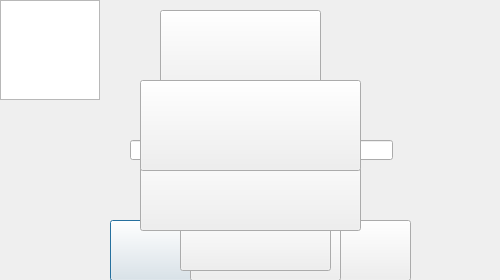
<?xml version="1.0" encoding="UTF-8"?>
<ui version="4.0">
 <class>menu</class>
 <widget class="QDialog" name="menu">
  <property name="geometry">
   <rect>
    <x>0</x>
    <y>0</y>
    <width>500</width>
    <height>280</height>
   </rect>
  </property>
  <property name="windowTitle">
   <string>Dialog</string>
  </property>
  <property name="whatsThis">
   <string>&lt;html&gt;&lt;head/&gt;&lt;body&gt;&lt;p&gt;&lt;br/&gt;&lt;/p&gt;&lt;/body&gt;&lt;/html&gt;</string>
  </property>
  <property name="styleSheet">
   <string notr="true"/>
  </property>
  <widget class="QPushButton" name="iniciar">
   <property name="geometry">
    <rect>
     <x>110</x>
     <y>220</y>
     <width>151</width>
     <height>61</height>
    </rect>
   </property>
   <property name="styleSheet">
    <string notr="true">border-image: url(:/imagenes2/INICIAR SESION.png);</string>
   </property>
   <property name="text">
    <string/>
   </property>
  </widget>
  <widget class="QPushButton" name="registro">
   <property name="geometry">
    <rect>
     <x>260</x>
     <y>220</y>
     <width>151</width>
     <height>61</height>
    </rect>
   </property>
   <property name="styleSheet">
    <string notr="true">border-image: url(:/imagenes2/NUEVA CUENTA.png);</string>
   </property>
   <property name="text">
    <string/>
   </property>
  </widget>
  <widget class="QLineEdit" name="uss">
   <property name="geometry">
    <rect>
     <x>130</x>
     <y>140</y>
     <width>113</width>
     <height>20</height>
    </rect>
   </property>
   <property name="styleSheet">
    <string notr="true">border-image: url(:/imagenes2/lineText.png);</string>
   </property>
  </widget>
  <widget class="QLineEdit" name="pass">
   <property name="geometry">
    <rect>
     <x>280</x>
     <y>140</y>
     <width>113</width>
     <height>20</height>
    </rect>
   </property>
   <property name="styleSheet">
    <string notr="true">border-image: url(:/imagenes2/lineText.png);</string>
   </property>
   <property name="echoMode">
    <enum>QLineEdit::Password</enum>
   </property>
  </widget>
  <widget class="QPushButton" name="iniciar_2">
   <property name="geometry">
    <rect>
     <x>190</x>
     <y>220</y>
     <width>151</width>
     <height>61</height>
    </rect>
   </property>
   <property name="styleSheet">
    <string notr="true">border-image: url(:/imagenes2/INICIAR JUEGO.png);</string>
   </property>
   <property name="text">
    <string/>
   </property>
  </widget>
  <widget class="QPushButton" name="registro_2">
   <property name="geometry">
    <rect>
     <x>180</x>
     <y>210</y>
     <width>151</width>
     <height>61</height>
    </rect>
   </property>
   <property name="styleSheet">
    <string notr="true">
border-image: url(:/imagenes2/CREAR.png);</string>
   </property>
   <property name="text">
    <string/>
   </property>
  </widget>
  <widget class="QPushButton" name="cargarPartida">
   <property name="geometry">
    <rect>
     <x>160</x>
     <y>10</y>
     <width>161</width>
     <height>91</height>
    </rect>
   </property>
   <property name="styleSheet">
    <string notr="true">border-image: url(:/imagenes/CARGAR PARTIDA.png);</string>
   </property>
   <property name="text">
    <string/>
   </property>
  </widget>
  <widget class="QPushButton" name="multijugador">
   <property name="geometry">
    <rect>
     <x>140</x>
     <y>140</y>
     <width>221</width>
     <height>91</height>
    </rect>
   </property>
   <property name="styleSheet">
    <string notr="true">border-image: url(:/imagenes/MULTIJUGADOR.png);</string>
   </property>
   <property name="text">
    <string/>
   </property>
  </widget>
  <widget class="QPushButton" name="nuevaPartida">
   <property name="geometry">
    <rect>
     <x>140</x>
     <y>80</y>
     <width>221</width>
     <height>91</height>
    </rect>
   </property>
   <property name="styleSheet">
    <string notr="true">border-image: url(:/imagenes/NUEVA PARTIDA.png);</string>
   </property>
   <property name="text">
    <string/>
   </property>
  </widget>
  <widget class="QGraphicsView" name="graphicsView">
   <property name="geometry">
    <rect>
     <x>0</x>
     <y>0</y>
     <width>100</width>
     <height>100</height>
    </rect>
   </property>
  </widget>
  <zorder>graphicsView</zorder>
  <zorder>iniciar</zorder>
  <zorder>registro</zorder>
  <zorder>uss</zorder>
  <zorder>pass</zorder>
  <zorder>iniciar_2</zorder>
  <zorder>registro_2</zorder>
  <zorder>cargarPartida</zorder>
  <zorder>multijugador</zorder>
  <zorder>nuevaPartida</zorder>
 </widget>
 <resources/>
 <connections/>
</ui>
